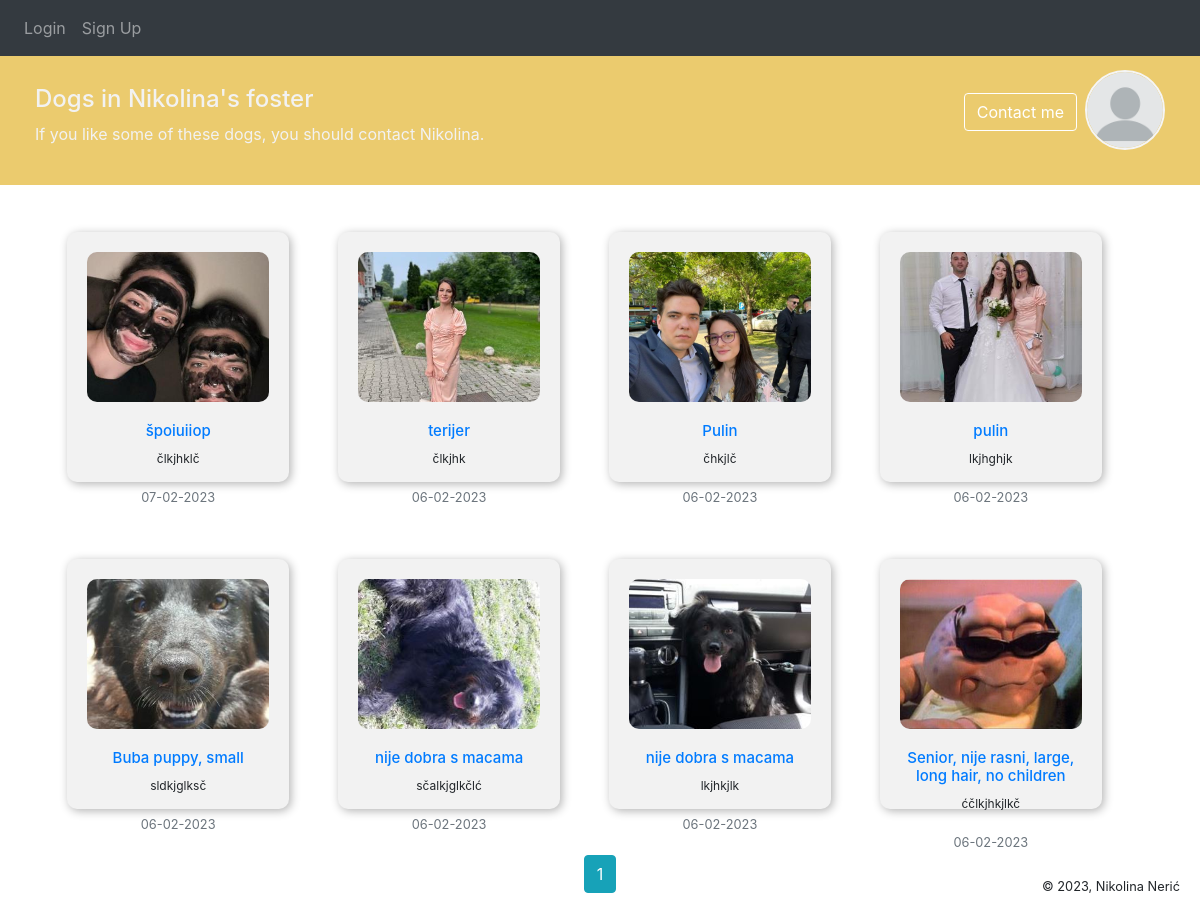
Before: /profile/1 with the older database file.
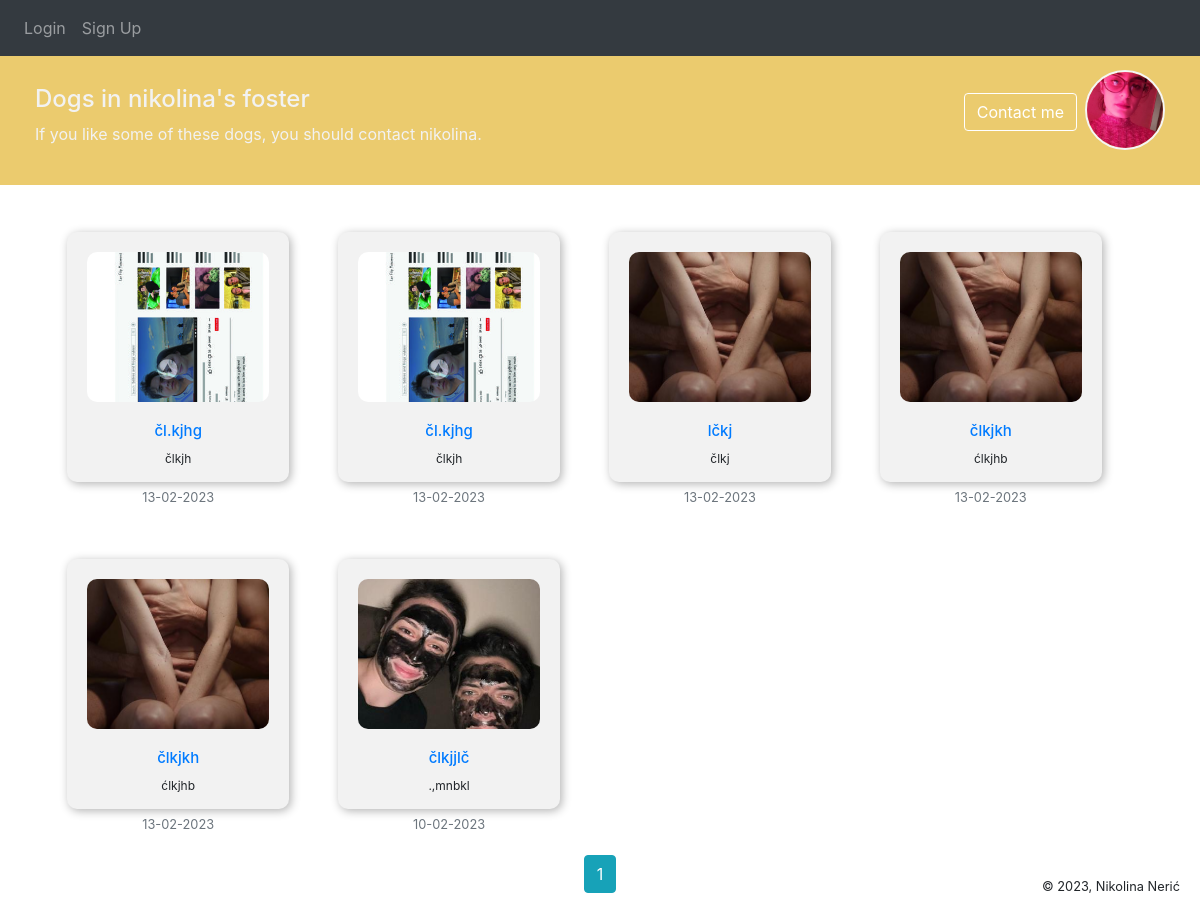
After: the same page with the newer database file.
### website/models.py (models this page shows, shortened)
class User(db.Model, UserMixin):
    id = db.Column(db.Integer, primary_key = True)
    email = db.Column(db.String(150), unique = True)
    password = db.Column(db.String(150))
    first_name = db.Column(db.String(150))
    image_file = db.Column(db.String(150), nullable=False, default='default.jpg')
    notes = db.relationship('Note', backref ='author', lazy = True)
    user_info = db.relationship('UserInfo', backref = 'info', uselist = False)

class Note(db.Model):
    id = db.Column(db.Integer, primary_key = True)
    title = db.Column(db.String(150))
    data = db.Column(db.String(10000))
    image_file = db.Column(db.String(150), nullable=False)
    date_posted = db.Column(db.DateTime(timezone = True), default = func.now())
    user_id = db.Column(db.Integer, db.ForeignKey('user.id'))
    dog_info = db.relationship('DogInfo', backref = 'user', uselist = False)

### website/views.py (the view)
def user(user_id, page = 1):
    author = User.query.filter_by(id = user_id).first()
    page = request.args.get('page', 1, type=int)
    posts = Note.query.filter_by(user_id = user_id).order_by(Note.date_posted.desc()).paginate(page=page, per_page=10)
    return render_template('user.html', posts = posts, user = current_user, author = author)

### website/templates/user.html (shortened to what this page needs)
{% extends "base.html" %} {% block title %}Foster parent{% endblock %}
    {% block content %}
      <div class ="colored-strip">
        <img class="rounded-circle article-img" src="{{ url_for('static', filename='profile_pics/' + author.image_file) }}" style="width: 80px; height: 80px; object-fit: cover; border: 2px solid; border-color: whitesmoke; float: right; margin-top: -15px;">
        {% if author.id != current_user.id %}
        <a href="/home" class="btn btn-outline-info btn-outline-info m-2" style="float: right;">Contact me</a>
        <h4 text-align = "center">Dogs in {{ author.first_name }}'s foster</h4>
        <h7 text-align = "center">If you like some of these dogs, you should contact {{ author.first_name }}. </h7>
        {% endif %}
      </div>
      <br>
      <br>
      <br>
      <br>
      <br>
          {% for post in posts %}
              <div class="dog-card">
                <img src="{{ url_for('static', filename='profile_pics/' + post.image_file) }}" alt="dog" />
                <h2><a href="{{ url_for('post', post_id = post.id )}}">{{ post.title }} </a></h2>
                <p>{{ post.data }} </p>
                <small class="text-muted">{{ post.date_posted.strftime('%d-%m-%Y')}}</small>
              </div>
          {% endfor %}
          <div class="pagination">
          {% if author.id != current_user.id %}
            {% for page_num in posts.iter_pages(left_edge=1, right_edge=1, left_current=1, right_current=2) %}
              {% if page_num %}
                {% if posts.page == page_num %}
                  <a class="btn btn-info mb-4" style="margin: 4px"; href="{{ url_for('user', user_id = author.id, page=page_num) }}">{{ page_num }}</a>
                {% else %}
                  <a class="btn btn-outline-info mb-4" href="{{ url_for('user', user_id = author.id, page=page_num) }}">{{ page_num }}</a>
                {% endif %}
              {% else %}
                ...
              {% endif %}
            {% endfor %}
        {% endif %}
          </div>
      {% endblock %}

Changed rows visible on the page:
no longer on this page (row edited): Note: image_file (picture), title "špoiuiiop", data "člkjhklč", date_posted "07-02-2023"
no longer on this page (row edited): Note: image_file (picture), title "terijer", data "člkjhk", date_posted "06-02-2023"
no longer on this page (row edited): Note: image_file (picture), title "Pulin", data "čhkjlč", date_posted "06-02-2023"
no longer on this page (row edited): Note: image_file (picture), title "pulin", data "lkjhghjk", date_posted "06-02-2023"
no longer on this page (row edited): Note: image_file (picture), title "Buba puppy, small", data "sldkjglksč", date_posted "06-02-2023"
no longer on this page (row edited): Note: image_file (picture), title "nije dobra s macama", data "sčalkjglkčlć", date_posted "06-02-2023"
no longer on this page (row edited): Note: image_file (picture), title "nije dobra s macama", data "lkjhkjlk", date_posted "06-02-2023"
removed Note: image_file (picture), title "Senior, nije rasni, large, long hair, no children", data "ćčlkjhkjlkč", date_posted "06-02-2023"
changed User: image_file: picture added in place of a placeholder; first_name "Nikolina" → "nikolina"
added Note: image_file (picture), title "čl.kjhg", data "člkjh", date_posted "13-02-2023"
added Note: image_file (picture), title "čl.kjhg", data "člkjh", date_posted "13-02-2023"
added Note: image_file (picture), title "lčkj", data "člkj", date_posted "13-02-2023"
added Note: image_file (picture), title "člkjkh", data "ćlkjhb", date_posted "13-02-2023"
added Note: image_file (picture), title "člkjkh", data "ćlkjhb", date_posted "13-02-2023"
added Note: image_file (picture), title "člkjjlč", data ".,mnbkl", date_posted "10-02-2023"
